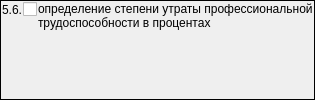
                  <widget class="QFrame" name="frame_6">
                   <property name="frameShape">
                    <enum>QFrame::Panel</enum>
                   </property>
                   <property name="frameShadow">
                    <enum>QFrame::Plain</enum>
                   </property>
                   <layout class="QGridLayout" name="gridLayout_10">
                    <property name="leftMargin">
                     <number>1</number>
                    </property>
                    <property name="topMargin">
                     <number>1</number>
                    </property>
                    <property name="rightMargin">
                     <number>1</number>
                    </property>
                    <property name="bottomMargin">
                     <number>1</number>
                    </property>
                    <property name="spacing">
                     <number>1</number>
                    </property>
                    <item row="0" column="0">
                     <widget class="QLabel" name="label_23">
                      <property name="sizePolicy">
                       <sizepolicy hsizetype="Fixed" vsizetype="Preferred">
                        <horstretch>0</horstretch>
                        <verstretch>0</verstretch>
                       </sizepolicy>
                      </property>
                      <property name="text">
                       <string>5.6.</string>
                      </property>
                     </widget>
                    </item>
                    <item row="0" column="1">
                     <widget class="QCheckBox" name="chkPurposeDirectionMSI56">
                      <property name="sizePolicy">
                       <sizepolicy hsizetype="Fixed" vsizetype="Fixed">
                        <horstretch>0</horstretch>
                        <verstretch>0</verstretch>
                       </sizepolicy>
                      </property>
                      <property name="text">
                       <string/>
                      </property>
                     </widget>
                    </item>
                    <item row="0" column="2" rowspan="2">
                     <widget class="QLabel" name="lblPurposeDirectionMSI56">
                      <property name="text">
                       <string>определение степени утраты профессиональной трудоспособности в процентах</string>
                      </property>
                      <property name="alignment">
                       <set>Qt::AlignLeading|Qt::AlignLeft|Qt::AlignTop</set>
                      </property>
                      <property name="wordWrap">
                       <bool>true</bool>
                      </property>
                     </widget>
                    </item>
                   </layout>
                  </widget>
